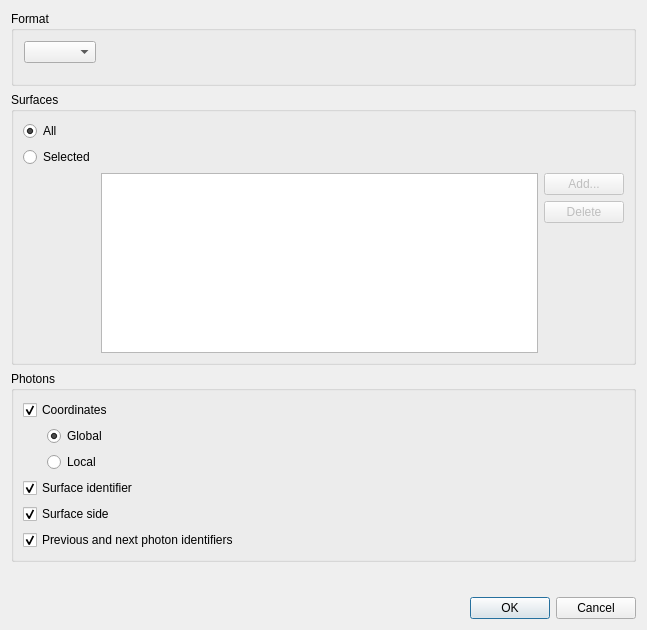
<?xml version="1.0" encoding="UTF-8"?>
<ui version="4.0">
 <class>RayExportDialog</class>
 <widget class="QDialog" name="RayExportDialog">
  <property name="geometry">
   <rect>
    <x>0</x>
    <y>0</y>
    <width>647</width>
    <height>630</height>
   </rect>
  </property>
  <property name="windowTitle">
   <string>Photon Map Export Settings</string>
  </property>
  <layout class="QVBoxLayout" name="mainLayout">
   <item>
    <widget class="QGroupBox" name="storeTypeGroup">
     <property name="title">
      <string>Format</string>
     </property>
     <layout class="QGridLayout" name="typeStoreLayout">
      <property name="leftMargin">
       <number>10</number>
      </property>
      <property name="topMargin">
       <number>10</number>
      </property>
      <property name="rightMargin">
       <number>10</number>
      </property>
      <property name="bottomMargin">
       <number>10</number>
      </property>
      <property name="spacing">
       <number>10</number>
      </property>
      <item row="0" column="0">
       <widget class="QComboBox" name="storeTypeCombo"/>
      </item>
      <item row="0" column="1">
       <spacer name="horizontalSpacer">
        <property name="orientation">
         <enum>Qt::Horizontal</enum>
        </property>
        <property name="sizeHint" stdset="0">
         <size>
          <width>40</width>
          <height>20</height>
         </size>
        </property>
       </spacer>
      </item>
      <item row="2" column="0" colspan="2">
       <widget class="QStackedWidget" name="parametersWidget"/>
      </item>
     </layout>
    </widget>
   </item>
   <item>
    <widget class="QGroupBox" name="surfacesGroup">
     <property name="title">
      <string>Surfaces</string>
     </property>
     <layout class="QGridLayout" name="gridLayout_2">
      <item row="3" column="1" rowspan="5">
       <widget class="QListWidget" name="surfacesListWidget"/>
      </item>
      <item row="2" column="0">
       <widget class="QRadioButton" name="surfaceSelectedRadio">
        <property name="text">
         <string>Selected</string>
        </property>
        <property name="checked">
         <bool>false</bool>
        </property>
        <property name="autoExclusive">
         <bool>true</bool>
        </property>
        <attribute name="buttonGroup">
         <string notr="true">buttonGroup</string>
        </attribute>
       </widget>
      </item>
      <item row="1" column="0">
       <widget class="QRadioButton" name="surfaceAllRadio">
        <property name="text">
         <string>All</string>
        </property>
        <property name="checked">
         <bool>true</bool>
        </property>
        <attribute name="buttonGroup">
         <string notr="true">buttonGroup</string>
        </attribute>
       </widget>
      </item>
      <item row="4" column="3">
       <widget class="QPushButton" name="surfaceDeleteButton">
        <property name="enabled">
         <bool>false</bool>
        </property>
        <property name="text">
         <string>Delete</string>
        </property>
       </widget>
      </item>
      <item row="3" column="3">
       <widget class="QPushButton" name="surfaceAddButton">
        <property name="enabled">
         <bool>false</bool>
        </property>
        <property name="sizePolicy">
         <sizepolicy hsizetype="Fixed" vsizetype="Fixed">
          <horstretch>0</horstretch>
          <verstretch>0</verstretch>
         </sizepolicy>
        </property>
        <property name="text">
         <string>Add...</string>
        </property>
        <property name="checkable">
         <bool>false</bool>
        </property>
        <property name="autoExclusive">
         <bool>false</bool>
        </property>
       </widget>
      </item>
      <item row="6" column="3">
       <spacer name="verticalSpacer_2">
        <property name="orientation">
         <enum>Qt::Vertical</enum>
        </property>
        <property name="sizeHint" stdset="0">
         <size>
          <width>20</width>
          <height>40</height>
         </size>
        </property>
       </spacer>
      </item>
     </layout>
    </widget>
   </item>
   <item>
    <widget class="QGroupBox" name="photonsGroup">
     <property name="title">
      <string>Photons</string>
     </property>
     <layout class="QGridLayout" name="gridLayout_4">
      <item row="1" column="0">
       <widget class="QCheckBox" name="saveCoordinatesCheck">
        <property name="text">
         <string>Coordinates</string>
        </property>
        <property name="checked">
         <bool>true</bool>
        </property>
       </widget>
      </item>
      <item row="7" column="0">
       <widget class="QCheckBox" name="saveSurfaceCheck">
        <property name="text">
         <string>Surface identifier</string>
        </property>
        <property name="checked">
         <bool>true</bool>
        </property>
       </widget>
      </item>
      <item row="8" column="0" colspan="3">
       <widget class="QCheckBox" name="saveSideCheck">
        <property name="text">
         <string>Surface side</string>
        </property>
        <property name="checked">
         <bool>true</bool>
        </property>
       </widget>
      </item>
      <item row="9" column="0" colspan="3">
       <widget class="QCheckBox" name="savePhotonsCheck">
        <property name="text">
         <string>Previous and next photon identifiers</string>
        </property>
        <property name="checked">
         <bool>true</bool>
        </property>
       </widget>
      </item>
      <item row="3" column="0">
       <layout class="QVBoxLayout" name="verticalLayout">
        <property name="leftMargin">
         <number>24</number>
        </property>
        <item>
         <widget class="QRadioButton" name="saveGlobalRadio">
          <property name="text">
           <string>Global</string>
          </property>
          <property name="checked">
           <bool>true</bool>
          </property>
         </widget>
        </item>
        <item>
         <widget class="QRadioButton" name="saveLocalRadio">
          <property name="text">
           <string>Local</string>
          </property>
         </widget>
        </item>
       </layout>
      </item>
     </layout>
    </widget>
   </item>
   <item>
    <spacer name="verticalSpacer">
     <property name="orientation">
      <enum>Qt::Vertical</enum>
     </property>
     <property name="sizeHint" stdset="0">
      <size>
       <width>20</width>
       <height>40</height>
      </size>
     </property>
    </spacer>
   </item>
   <item>
    <widget class="QDialogButtonBox" name="buttonBox">
     <property name="standardButtons">
      <set>QDialogButtonBox::Cancel|QDialogButtonBox::Ok</set>
     </property>
    </widget>
   </item>
  </layout>
 </widget>
 <resources/>
 <connections>
  <connection>
   <sender>buttonBox</sender>
   <signal>accepted()</signal>
   <receiver>RayExportDialog</receiver>
   <slot>accept()</slot>
   <hints>
    <hint type="sourcelabel">
     <x>394</x>
     <y>598</y>
    </hint>
    <hint type="destinationlabel">
     <x>428</x>
     <y>229</y>
    </hint>
   </hints>
  </connection>
  <connection>
   <sender>buttonBox</sender>
   <signal>rejected()</signal>
   <receiver>RayExportDialog</receiver>
   <slot>reject()</slot>
   <hints>
    <hint type="sourcelabel">
     <x>416</x>
     <y>598</y>
    </hint>
    <hint type="destinationlabel">
     <x>445</x>
     <y>273</y>
    </hint>
   </hints>
  </connection>
  <connection>
   <sender>surfaceSelectedRadio</sender>
   <signal>toggled(bool)</signal>
   <receiver>surfaceAddButton</receiver>
   <slot>setEnabled(bool)</slot>
   <hints>
    <hint type="sourcelabel">
     <x>82</x>
     <y>142</y>
    </hint>
    <hint type="destinationlabel">
     <x>627</x>
     <y>171</y>
    </hint>
   </hints>
  </connection>
  <connection>
   <sender>surfaceSelectedRadio</sender>
   <signal>toggled(bool)</signal>
   <receiver>surfaceDeleteButton</receiver>
   <slot>setEnabled(bool)</slot>
   <hints>
    <hint type="sourcelabel">
     <x>82</x>
     <y>142</y>
    </hint>
    <hint type="destinationlabel">
     <x>627</x>
     <y>200</y>
    </hint>
   </hints>
  </connection>
  <connection>
   <sender>saveCoordinatesCheck</sender>
   <signal>toggled(bool)</signal>
   <receiver>saveGlobalRadio</receiver>
   <slot>setEnabled(bool)</slot>
   <hints>
    <hint type="sourcelabel">
     <x>211</x>
     <y>396</y>
    </hint>
    <hint type="destinationlabel">
     <x>216</x>
     <y>420</y>
    </hint>
   </hints>
  </connection>
  <connection>
   <sender>saveCoordinatesCheck</sender>
   <signal>toggled(bool)</signal>
   <receiver>saveLocalRadio</receiver>
   <slot>setEnabled(bool)</slot>
   <hints>
    <hint type="sourcelabel">
     <x>211</x>
     <y>396</y>
    </hint>
    <hint type="destinationlabel">
     <x>216</x>
     <y>443</y>
    </hint>
   </hints>
  </connection>
  <connection>
   <sender>surfaceAllRadio</sender>
   <signal>toggled(bool)</signal>
   <receiver>savePhotonsCheck</receiver>
   <slot>setEnabled(bool)</slot>
   <hints>
    <hint type="sourcelabel">
     <x>82</x>
     <y>119</y>
    </hint>
    <hint type="destinationlabel">
     <x>364</x>
     <y>513</y>
    </hint>
   </hints>
  </connection>
 </connections>
 <buttongroups>
  <buttongroup name="buttonGroup"/>
 </buttongroups>
</ui>
